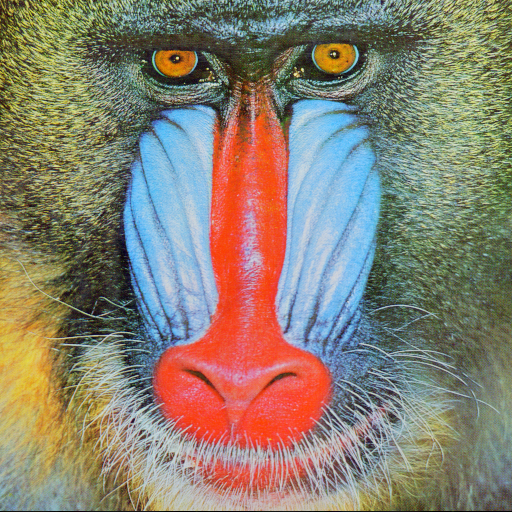
#> input picture src/python/Processamento de imagens coloridas/input_images/baboon.png, 512 x 512 px
$ python color_systems_convertion.py
#> lines starting #> are read from the running program, lines starting #| are printed output that depends on the picture; after the words box and inside, x2 and y2 are one past the last pixel; in counts of white or black regions, pixels touching at a corner belong together
import numpy as np
import matplotlib.pyplot as plt
import cv2 as cv

def plot_channels(image, title):

    plt.figure(figsize = (20,20))

    plt.subplot(131), plt.imshow(image[:,:,0], cmap = "gray")
    plt.subplot(132), plt.imshow(image[:,:,1], cmap = "gray"), plt.title(title, fontsize = 25)
    plt.subplot(133), plt.imshow(image[:,:,2], cmap = "gray")

    plt.show()

def plot_channels_CMYK(image):

    # Create float
    bgr = image.astype(float)/255.

    # Extract channels
    with np.errstate(invalid='ignore', divide='ignore'):
        K = 1 - np.max(bgr, axis=2)
        C = (1-bgr[...,2] - K)/(1-K)
        M = (1-bgr[...,1] - K)/(1-K)
        Y = (1-bgr[...,0] - K)/(1-K)

    # Convert the input BGR image to CMYK colorspace
    CMYK = (np.dstack((C,M,Y,K)) * 255).astype(np.uint8)

    # Split CMYK channels
    Y, M, C, K = cv.split(CMYK)

    np.isfinite(C).all()
    np.isfinite(M).all()
    np.isfinite(K).all()
    np.isfinite(Y).all()

    plt.figure(figsize = (20,20))

    plt.subplot(141), plt.imshow(C, cmap = "gray"), plt.title("C", fontsize = 25)
    plt.subplot(142), plt.imshow(M, cmap = "gray"), plt.title("M", fontsize = 25)
    plt.subplot(143), plt.imshow(K, cmap = "gray"), plt.title("K", fontsize = 25)
    plt.subplot(144), plt.imshow(Y, cmap = "gray"), plt.title("Y", fontsize = 25)

    plt.show()


baboon = cv.imread("input_images/baboon.png")
#> baboon is the input picture: shape (512, 512, 3); mean B, G, R 113.1, 128.9, 137.4
chips = cv.imread("input_images/chips.png")
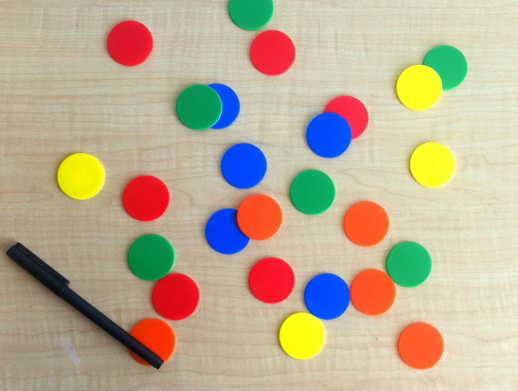
#> input picture src/python/Processamento de imagens coloridas/input_images/chips.png, 518 x 391 px
#> chips is the input picture: shape (391, 518, 3); mean B, G, R 148.1, 173.3, 188.3
rgbcube = cv.imread("input_images/rgbcube_kBKG.png")
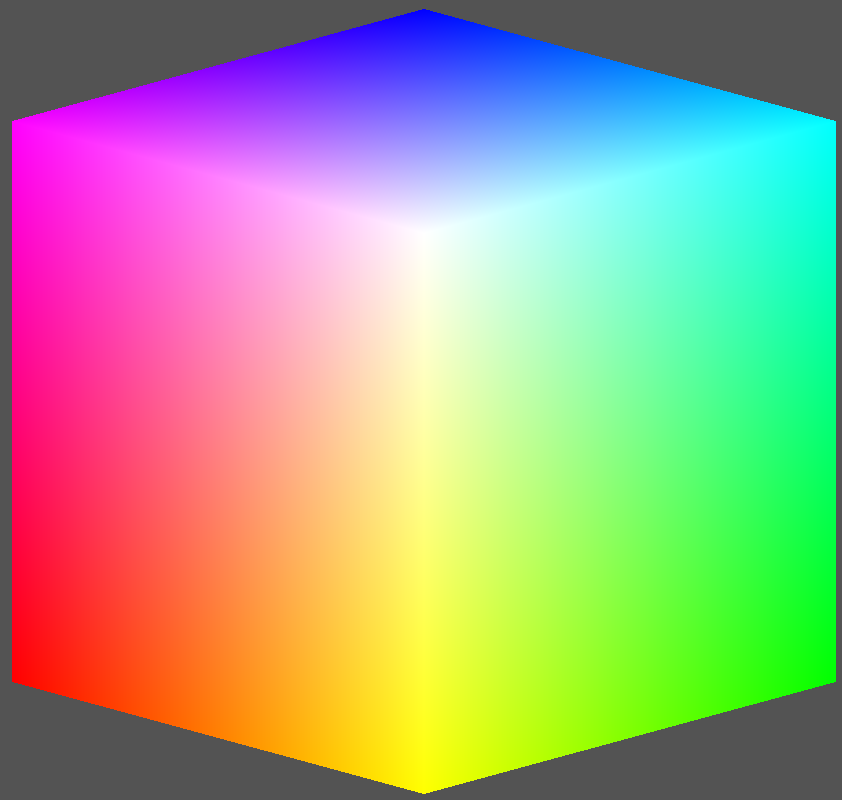
#> input picture src/python/Processamento de imagens coloridas/input_images/rgbcube_kBKG.png, 842 x 800 px
#> rgbcube is the input picture: shape (800, 842, 3); mean B, G, R 137.1, 163.4, 163.4

plot_channels( cv.cvtColor(baboon, cv.COLOR_BGR2YCrCb), "YCrCb")
plot_channels( cv.cvtColor(baboon, cv.COLOR_BGR2HSV), "HSV")
plot_channels_CMYK( baboon )

plot_channels( cv.cvtColor(chips, cv.COLOR_BGR2YCrCb), "YCrCb")
plot_channels( cv.cvtColor(chips, cv.COLOR_BGR2HSV), "HSV")
plot_channels_CMYK( chips )

plot_channels( cv.cvtColor(rgbcube, cv.COLOR_BGR2YCrCb), "YCrCb")
plot_channels( cv.cvtColor(rgbcube, cv.COLOR_BGR2HSV), "HSV")
plot_channels_CMYK( rgbcube )
#> in plot_channels_CMYK (call 3), `K = 1 - np.max(bgr, axis=2)`:
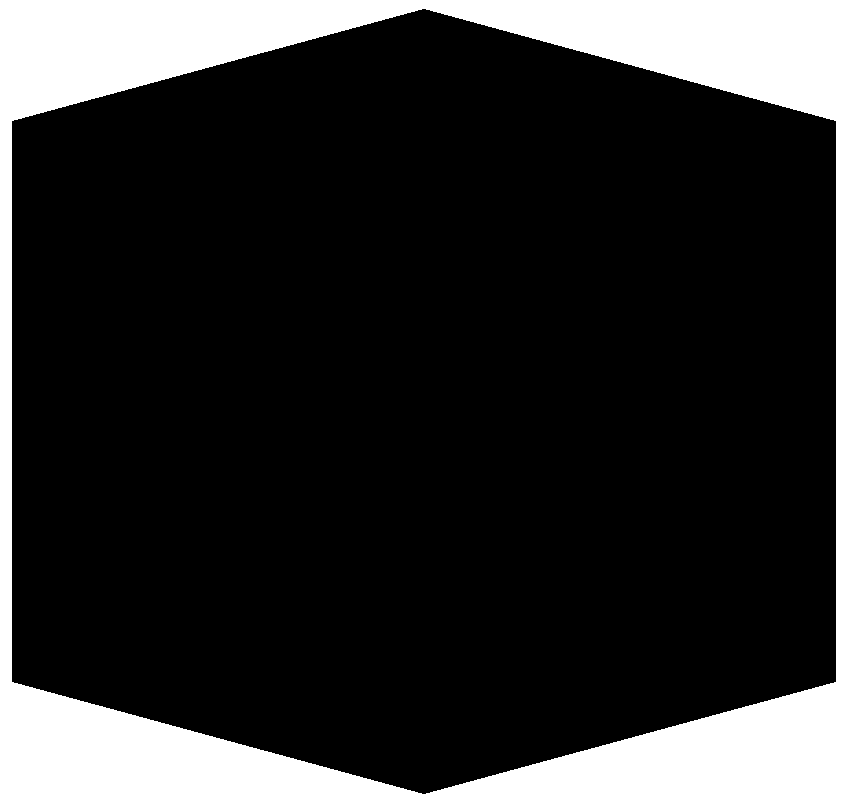
#> K: shape (800, 842) float64; values 0 (black) and 0.675 (white), 17.7% white; 1 white region, box (x1, y1, x2, y2) and area: (0, 0, 842, 800) 119148
#> in plot_channels_CMYK (call 3), `C = (1-bgr[...,2] - K)/(1-K)`:
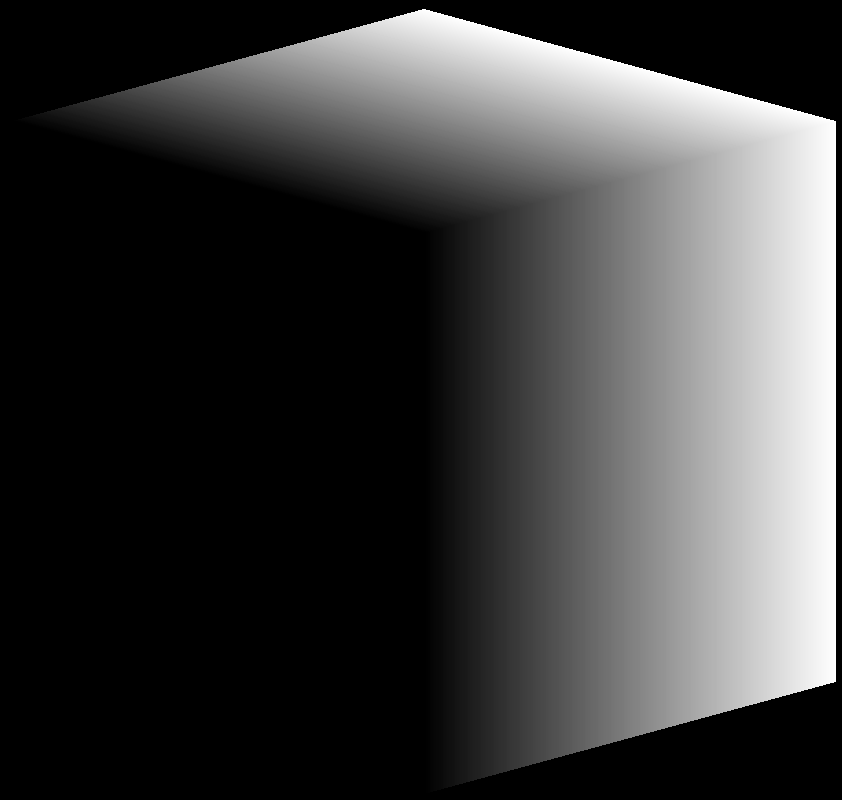
#> C: shape (800, 842) float64; min 0, max 1, mean 0.24
#> in plot_channels_CMYK (call 3), `M = (1-bgr[...,1] - K)/(1-K)`:
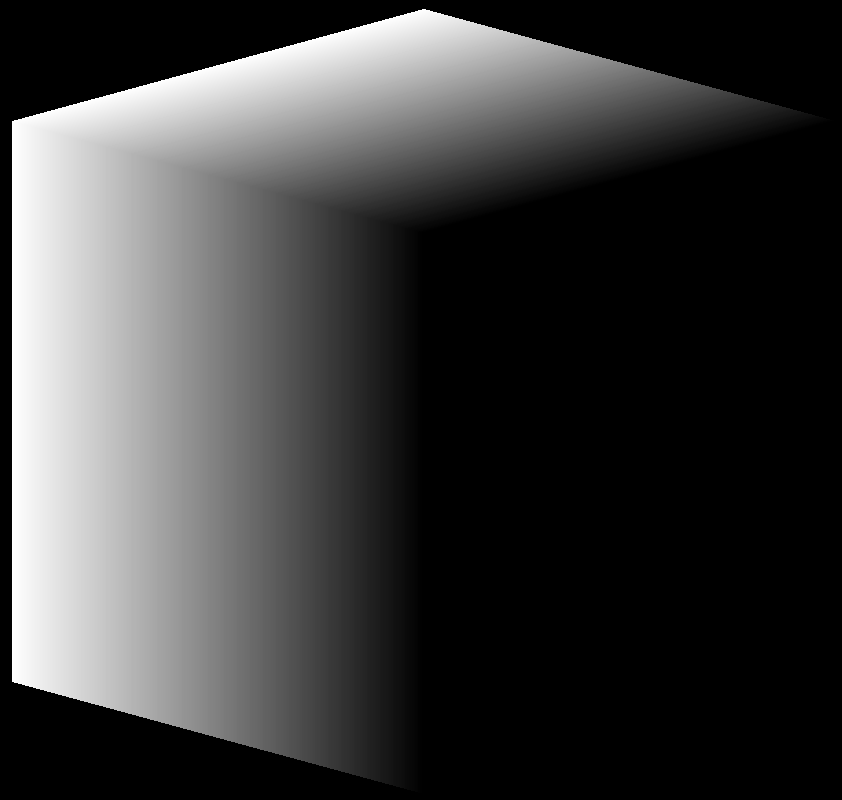
#> M: shape (800, 842) float64; min 0, max 1, mean 0.24
#> in plot_channels_CMYK (call 3), `Y = (1-bgr[...,0] - K)/(1-K)`:
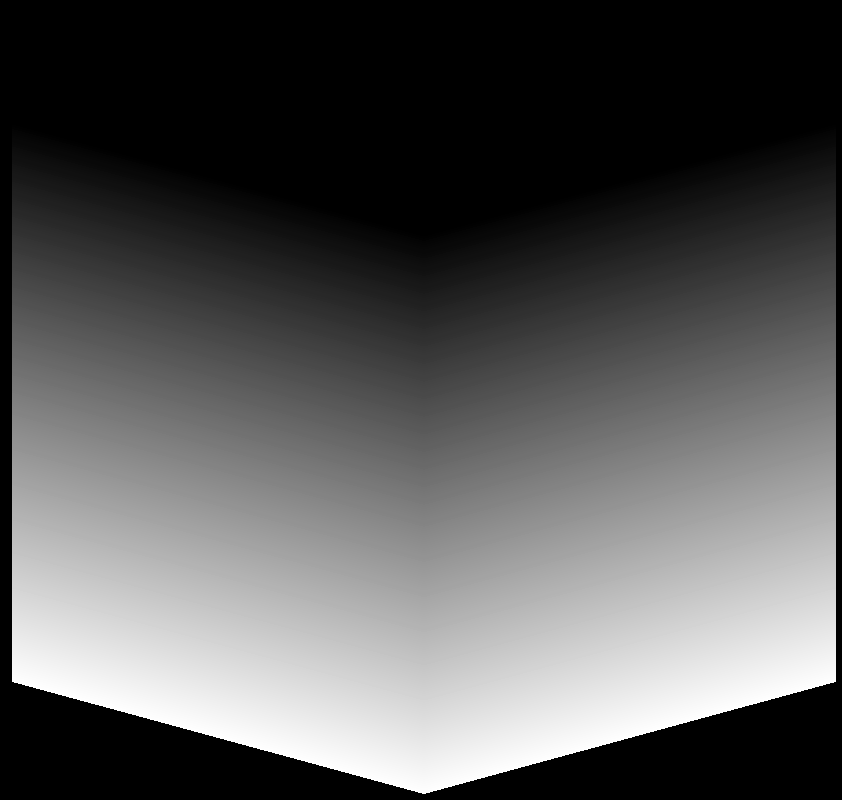
#> Y: shape (800, 842) float64; min 0, max 1, mean 0.343
#> in plot_channels_CMYK (call 3), `CMYK = (np.dstack((C,M,Y,K)) * 255).astype(np.uint8)`:
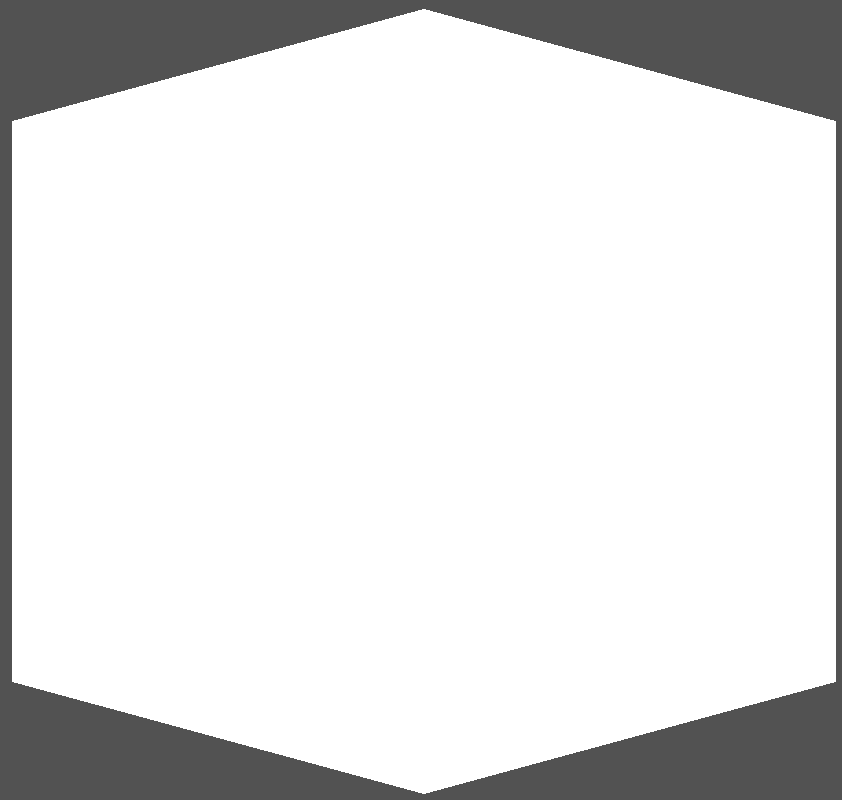
#> CMYK: shape (800, 842, 4); mean R, G, B, A 61.1, 61.1, 87.3, 30.4; transparent parts drawn white
